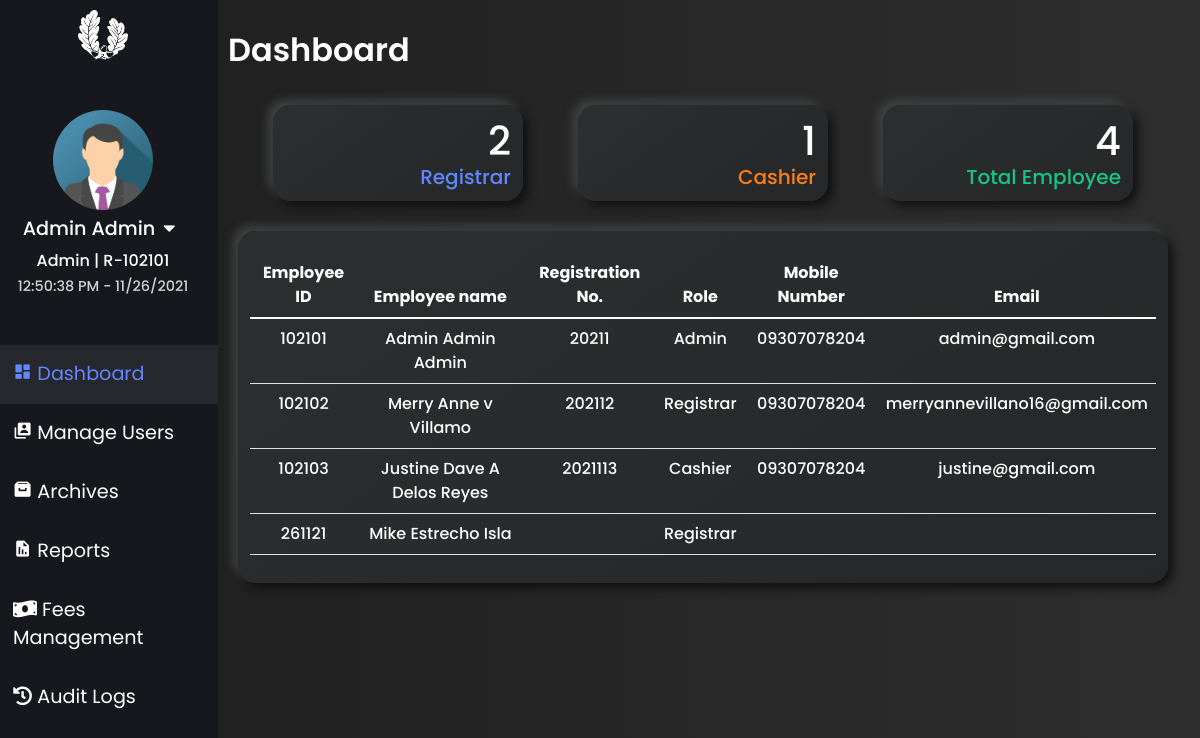
Screenshot of /html/registrar_access.php (signed in) with the database file from the repository.
### tables this page shows
CREATE TABLE `tbl_employee_info` (
  `reg_no` varchar(255) NOT NULL,
  `profilePic` longtext NOT NULL,
  `employee_id` int(20) NOT NULL,
  `role` varchar(20) NOT NULL,
  `firstname` varchar(100) NOT NULL,
  `lastname` varchar(100) NOT NULL,
  `middlename` varchar(100) NOT NULL,
  `sex` varchar(20) NOT NULL,
  `email` varchar(255) NOT NULL,
  `address` longtext NOT NULL,
  `contact_number` varchar(15) NOT NULL,
  `hireDate` varchar(100) NOT NULL,
  `joined_date` varchar(100) NOT NULL
);

### html/registrar_access.php (the view, shortened to what this page needs)
<?php
  require_once '../connection/Config.php';
?>
<!doctype html>
<html lang="en">
  <head>
    <link rel="stylesheet" type="text/css" href="https://cdn.datatables.net/v/bs5/jq-3.6.0/dt-1.11.3/b-2.0.1/datatables.min.css"/>
    <link rel="stylesheet" href="https://cdn.jsdelivr.net/npm/bootstrap@5.1.3/dist/css/bootstrap.min.css">
        <link rel="stylesheet" href="https://pro.fontawesome.com/releases/v5.10.0/css/all.css"/>
        <link rel="stylesheet" href="https://cdnjs.cloudflare.com/ajax/libs/font-awesome/5.14.0/css/all.min.css" />
        <link href='https://unpkg.com/boxicons@2.0.9/css/boxicons.min.css' rel='stylesheet'>
    <link rel="stylesheet" type="text/css" href="../css/registrar_access.css?<?php echo time(); ?>" />
    <link rel="stylesheet" href="https://cdnjs.cloudflare.com/ajax/libs/animate.css/4.1.1/animate.min.css"/>
    <link rel="stylesheet" href="https://cdn.linearicons.com/free/1.0.0/icon-font.min.css">
  </head>
  <body>
    <div class="row">
      <div class="col left-tab">
      <img src="../images/logo.png" class="logoLeftTab" alt="">
        <div class="upper-left-tab">
          <?php
              $sqlPic ="SELECT *
                        FROM tbl_employee_info
                        WHERE employee_id  = ?";
              $stmtPic = $con->prepare($sqlPic);
              $stmtPic->bind_param('s', $_SESSION['employeeId']);
              $stmtPic->execute();
              $resPic = $stmtPic->get_result();
              $rowPic = $resPic->fetch_assoc();
              if($rowPic['profilePic'] == ''){
          ?>
            <img src="..\images\registrar_img\sample_registrar_pic.png" alt="">
          <?php }else{ ?>
            <img src="../profilePics/<?php echo $rowPic['profilePic'];?>" alt="">
          <?php }?>
            <p class="reg__name" style="font-size: 1.2rem;"><?= $_SESSION['fullname'];?><i class="fas fa-caret-down mx-2" onclick="profile_link_show()"></i></p>
            <p class="reg__name" id="roleId"><?= $_SESSION['role'];?> | R-<?= $_SESSION['employeeId'];?></p>
            <p class="reg__name" id="reg-date-time"></p>
        </div>
            <div class="nav flex-column nav-pills pl-2 mt-5 align-middle" id="v-pills-tab" role="tablist" aria-orientation="vertical">
                <a class="nav-link active main__" id="v-pills-dashboard-tab" data-toggle="pill" href="#v-pills-dashboard" role="tab" aria-controls="v-pills-dashboard" aria-selected="true"><i class='bx bxs-dashboard'></i>&nbsp;Dashboard</a>
                <a class="nav-link main__" id="v-pills-manage-users-tab" data-toggle="pill" href="#v-pills-manage-users" role="tab" aria-controls="v-pills-manage-users" aria-selected="false"><i class='bx bxs-user-account'></i>&nbsp;Manage Users</a>
                <a class="nav-link main__" id="v-pills-archives-tab" data-toggle="pill" href="#v-pills-archives" role="tab" aria-controls="v-pills-archives" aria-selected="false"><i class='bx bxs-archive'></i>&nbsp;Archives</a>
                <a class="nav-link main__" id="v-pills-reports-tab" data-toggle="pill" href="#v-pills-reports" role="tab" aria-controls="v-pills-reports" aria-selected="false"><i class='bx bxs-report' ></i>&nbsp;Reports</a>
                <a class="nav-link main__" id="v-pills-fees-tab" data-toggle="pill" href="#v-pills-fees" role="tab" aria-controls="v-pills-fees" aria-selected="false"><i class="fas fa-money-bill-wave"></i>&nbsp;Fees Management</a>
                <a class="nav-link main__" id="v-pills-student-audit-log-tab" data-toggle="pill" href="#v-pills-student-audit-log" role="tab" aria-controls="v-pills-student-audit-log" aria-selected="false"><i class="fas fa-history"></i>&nbsp;Audit Logs</a>
            </div>
        </div>
        <div class="col-sm right-tab">
          <div class="tab-content" id="v-pills-tabContent">
            <div class="tab-pane fade show active" id="v-pills-dashboard" role="tabpanel" aria-labelledby="v-pills-dashboard-tab">
              <p class="title_tab_universal my-3" >Dashboard</p>
            <div class="dashBoardForRegistrar" id="dashboardForAdminId">
              <div class="studentCountBox" id="">
                        <h1>
                          <?php
                          $sql = "SELECT `role`FROM `tbl_employee_info` WHERE `role` = 'Registrar'";
                          $statement = $con->prepare($sql);
                          $statement->execute();
                          $result = $statement->get_result();
                          $count = mysqli_num_rows($result);
                          echo $count;
                        ?>
                      </h1>
                    <h3>Registrar</h3>
              </div>
              <div class="studentCountBox" id="">
                        <h1>
                          <?php
                          $sql = "SELECT `role`FROM `tbl_employee_info` WHERE `role` = 'Cashier'";
                          $statement = $con->prepare($sql);
                          $statement->execute();
                          $result = $statement->get_result();
                          $count = mysqli_num_rows($result);
                          echo $count;
                        ?>
                      </h1>
                    <h3>Cashier</h3>
              </div>
              <div class="studentCountBox" id="">
                        <h1>
                        <?php
                        $sql = "SELECT * FROM tbl_employee_info";
                        $statement = $con->prepare($sql);
                        $statement->execute();
                        $result = $statement->get_result();
                        $count = mysqli_num_rows($result);
                        echo $count;
                      ?>
                      </h1>
                    <h3>Total Employee</h3>
              </div>
                  <div class="dashboardBox">
                        <table class="table" style="color: var(--white)">
                            <thead class="thead-light">
                              <tr>
                                <th scope="col">Employee ID</th>
                                <th scope="col">Employee name</th>
                                <th scope="col">Registration No.</th>
                                <th scope="col">Role</th>
                                <th scope="col">Mobile Number</th>
                                <th scope="col">Email</th>
                              </tr>
                            </thead>
                            <tbody id="adminDash">
                            <?php
                            $sql ="SELECT reg_no, employee_id, role, CONCAT(firstname,' ',middlename,' ',lastname) AS fullname,  email, contact_number
                            FROM tbl_employee_info";
                            $stmt = $con->prepare($sql);
                            $stmt->execute();
                            $res = $stmt->get_result();
                            $count = $res->num_rows;
                            ?>
                            <?php
                            if($count > 0){
                            while($data = $res->fetch_assoc()){?>
                            <tr class="text-center">
                                <td><?=$data['employee_id'];?></td>
                                <td><?=$data['fullname'];?></td>
                                <td><?=$data['reg_no'];?></td>
                                <td><?=$data['role'];?></td>
                                <td><?=$data['contact_number'];?></td>
                                <td><?=$data['email'];?></td>
                            </tr>
                            <?php }?>
                            <?php }else{?>
                            <tr>
                                <td><?php echo "No Records"?></td>
                            </tr>
                            <?php }
                            ?>
                          </tbody>
                        </table>
                        </div>
                      </div>
          </div>
          </div>
        </div>
    </div>
  </body>
</html>

### css/registrar_access.css (style rules this page uses)
:root { font-size: 16px; --font-school-name: 'Zilla Slab', serif; --font-tagline: 'Overpass', sans-serif; --primary: #3861fb; --secondary: #6188ff; --greenPrimary: #16c784; --greenSecondary: #56c59a; --purple: #DDA0DD; --orange: #fd7e14; --white: #ffffff; --leftTabBg: #17181d; --secondDarkBg: #222531; --thirdDarkBg: #394158; --activeColorBg: rgb(56, 56, 63, 0.5); }
html, body { background: linear-gradient(to right, #1e1e1e, #2e2e2e); color: var(--white); }
* { font-family: 'Poppins', sans-serif; margin: 0; padding: 0; box-sizing: border-box; }
.row { width: 100%; }
.left-tab { padding: 0; top: 0; bottom: 0; overflow-y: auto; max-width: 230px; position: fixed; background-color: var(--leftTabBg); color: var(--white); z-index: 999; height: 100%; }
.logoLeftTab { width: 50px; height: 50px; display: block; margin: 10px auto; }
.upper-left-tab { position: relative; }
.upper-left-tab > * { transition: 300ms ease; }
.upper-left-tab img { width: 100px; height: 100px; border-radius: 50%; display: block; margin: 50px auto 5px; }
.reg__name { text-align: center; margin: 0; font-weight: 500; margin-bottom: 3px; }
.reg__name:last-child { font-size: .9rem; opacity: .8; }
.reg__name i { cursor: pointer; }
.nav-link.main__ { color: var(--white-color); font-size: 1.2rem; padding: 15px 25px; text-align: left; transition: 250ms; border-radius: 0; }
.nav-link.main__.active { background: var(--activeColorBg); color: var(--secondary); border-radius: 0; }
.right-tab { margin-left: 230px; padding: 10px; }
.title_tab_universal { font-size: 2rem; font-weight: 600; color: white; }
.dashboardBox { width: 100%; border-radius: 18px; background: linear-gradient(145deg, #2d2e2f, #262728); box-shadow: 5px 5px 10px #111112, -5px -5px 10px #434546; backdrop-filter: blur(1.8px); -webkit-backdrop-filter: blur(1.8px); padding: 12px; position: relative; margin: 15px 10px; }
.dashBoardForRegistrar { display: flex; width: 100%; flex-wrap: wrap; justify-content: space-evenly; }
.table { margin-top: 10px; text-align: center; font-weight: 500; }
.studentCountBox, .employeeCountBox { max-width: 25%; min-width: 250px; border-radius: 18px; background: linear-gradient(145deg, #2d2e2f, #262728); box-shadow: 5px 5px 10px #111112, -5px -5px 10px #434546; backdrop-filter: blur(1.8px); -webkit-backdrop-filter: blur(1.8px); padding: 12px; position: relative; margin: 15px 10px; cursor: pointer; transition: all 250ms; }
.studentCountBox h3 { font-size: 20px; margin: 0; padding: 0; text-align: right; }
.studentCountBox h1 { margin: 0; padding: 0; color: var(--white); text-align: right; }
.studentCountBox:nth-child(1) { color: var(--secondary); }
.studentCountBox:nth-child(2) { color: var(--orange); }
.studentCountBox:nth-child(3) { color: var(--greenPrimary); }

### rows the page displays
tbl_employee_info: employee_id "102101", fullname "Admin Admin Admin", reg_no "20211", role "Admin", contact_number "09307078204", email "admin@gmail.com"
tbl_employee_info: employee_id "102102", fullname "Merry Anne v Villamo", reg_no "202112", role "Registrar", contact_number "09307078204", email "merryannevillano16@gmail.com"
tbl_employee_info: employee_id "102103", fullname "Justine Dave A Delos Reyes", reg_no "2021113", role "Cashier", contact_number "09307078204", email "justine@gmail.com"
tbl_employee_info: employee_id "261121", fullname "Mike Estrecho Isla", role "Registrar"

### other values shown
$_SESSION['fullname'] "Admin Admin"
$_SESSION['role'] "Admin"
$_SESSION['employeeId'] "102101"
$count "2"
$count "1"
$count "4"
